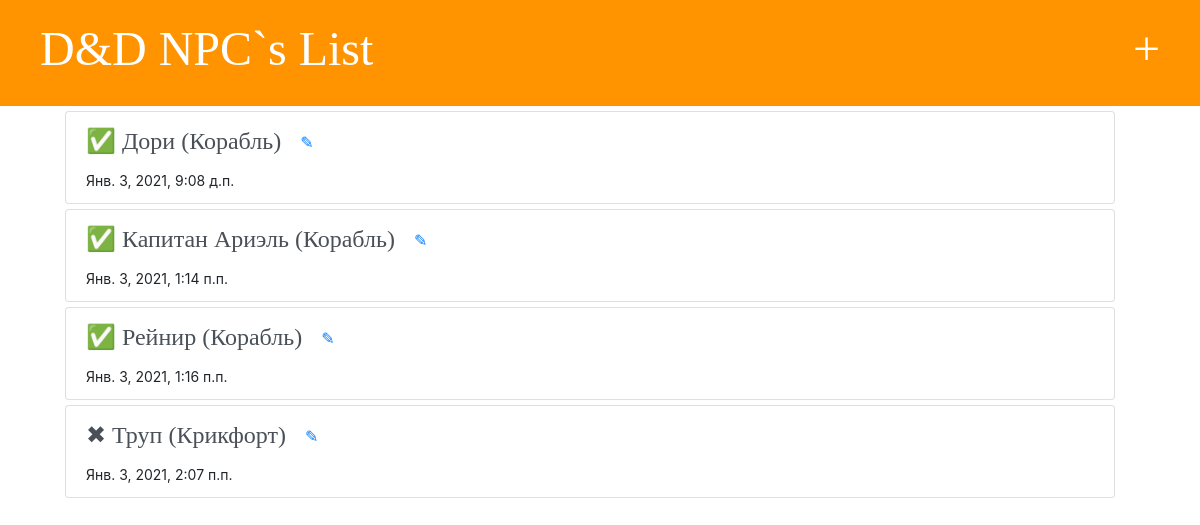
The app's page /, older data.
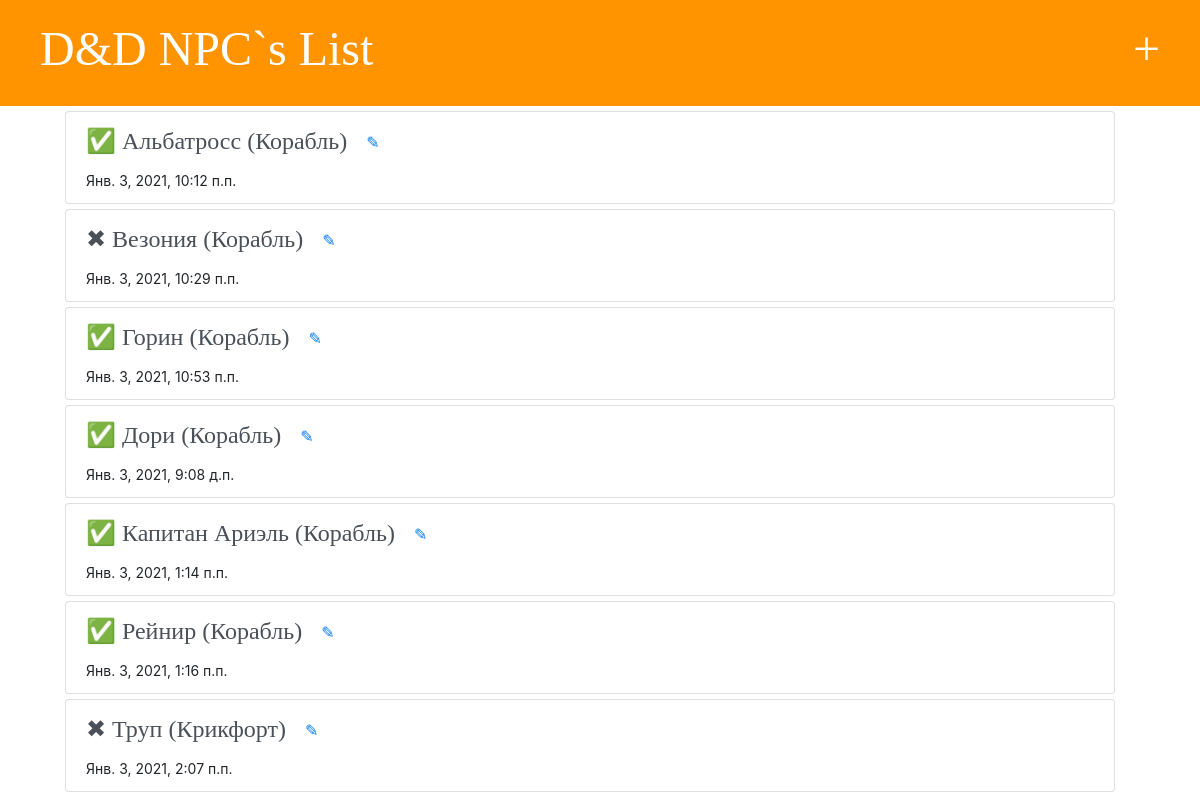
The same page, newer data.
### NPC/models.py (models this page shows, shortened)
class Person(models.Model):
    name = models.CharField(max_length=50)
    text = models.TextField()
    icon = models.ImageField(null=False, default="images/placeholder.png", blank=True, upload_to="images", verbose_name='Изображение')
    role = models.CharField(max_length=50, default="")
    map = models.CharField(max_length=50, default="")
    created_date = models.DateTimeField(default=timezone.now)
    alive = models.BooleanField(default="True")

### NPC/views.py (the view)
# urls.py: path('', views.post_list, name='post_list'),
def post_list(request):
    posts = Person.objects.all().order_by("name")
    return render(request, 'npc/post_list.html', {'posts': posts})

### templates/npc/post_list.html
{% extends "base.html" %}
{% block content %}
    <div class="content container">
            <div class="col-lg-12">
                {% for post in posts %}
                    <div class="container">
                        <div class="list-group list-group-item" style="margin-top: 5px">
                            <a href="/details/{{ post.id }}/" class="list-group-item-action">
                                <div>
                                    <h1>{% if post.alive  %}
                                        ✅
                                        {% else %}
                                        ✖
                                        {% endif %}
                                        {{ post.name }}  ({{ post.map }})
                                        <a class="btn btn-default post" href="{% url 'post_edit' pk=post.id %}">✎</a>
                                    </h1>
                                </div>
                                <div>
                                    {{ post.created_date }}
                                </div>
                            </a>
                        </div>
                    </div>
                {% endfor %}
        </div>
    </div>
{% endblock %}

### templates/base.html (shortened to what this page needs)
{% load static %}
<html>
    <head>
        <link rel="stylesheet" href="https://maxcdn.bootstrapcdn.com/bootstrap/4.0.0/css/bootstrap.min.css">
        <link rel="stylesheet" href="{% static "css/npc.css" %}">
    </head>
    <body>
        <div class="page-header">
            <a href="{% url 'post_new' %}" class="top-menu"><h1>+</h1></a>
            <h1><a href="/">D&D NPC`s List</a></h1>
        </div>
        {% block content %}
        {% endblock %}
    </body>
</html>

### NPC/static/css/npc.css (style rules this page uses)
.page-header { background-color: #ff9400; margin-top: 0; padding: 20px 20px 20px 40px; }
.page-header h1, .page-header h1 a, .page-header h1 a:visited, .page-header h1 a:active { color: #ffffff; font-size: 36pt; text-decoration: none; }
.content { margin-left: 20px; font-size: 14px; }
h1, h2, h3, h4 { font-family: 'Lobster', cursive; font-size: 18pt; }
.top-menu, .top-menu:hover, .top-menu:visited { color: #ffffff; float: right; font-size: 26pt; margin-right: 20px; }

Row changes from the older to the newer data that the page shows:
added Person: name "Альбатросс", map "Корабль", created_date "Янв. 3, 2021, 10:12 п.п."
added Person: name "Везония", map "Корабль", created_date "Янв. 3, 2021, 10:29 п.п."
added Person: name "Горин", map "Корабль", created_date "Янв. 3, 2021, 10:53 п.п."
